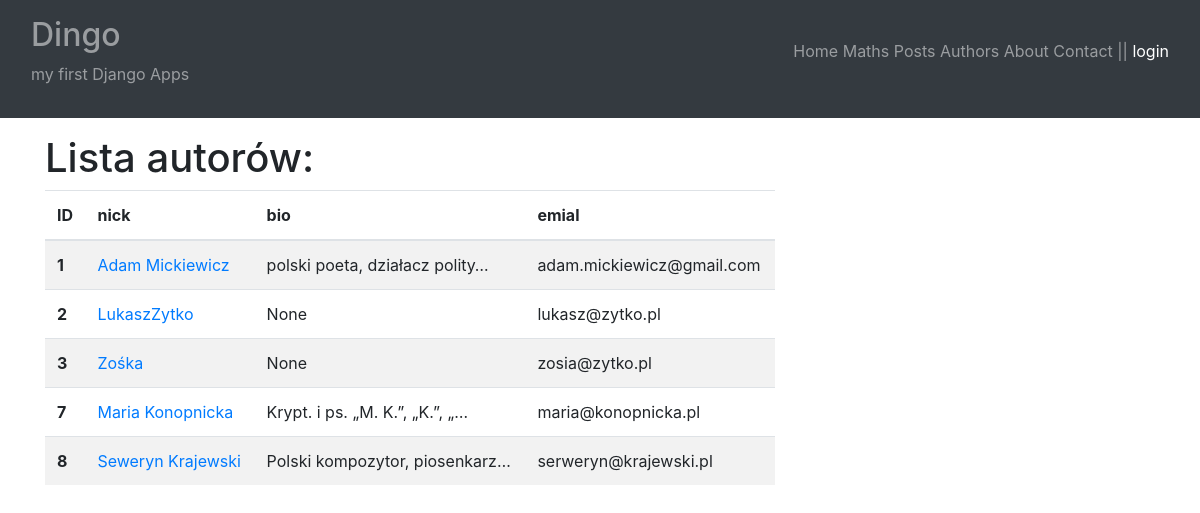
The app's page /blog/authors-list/, older data.
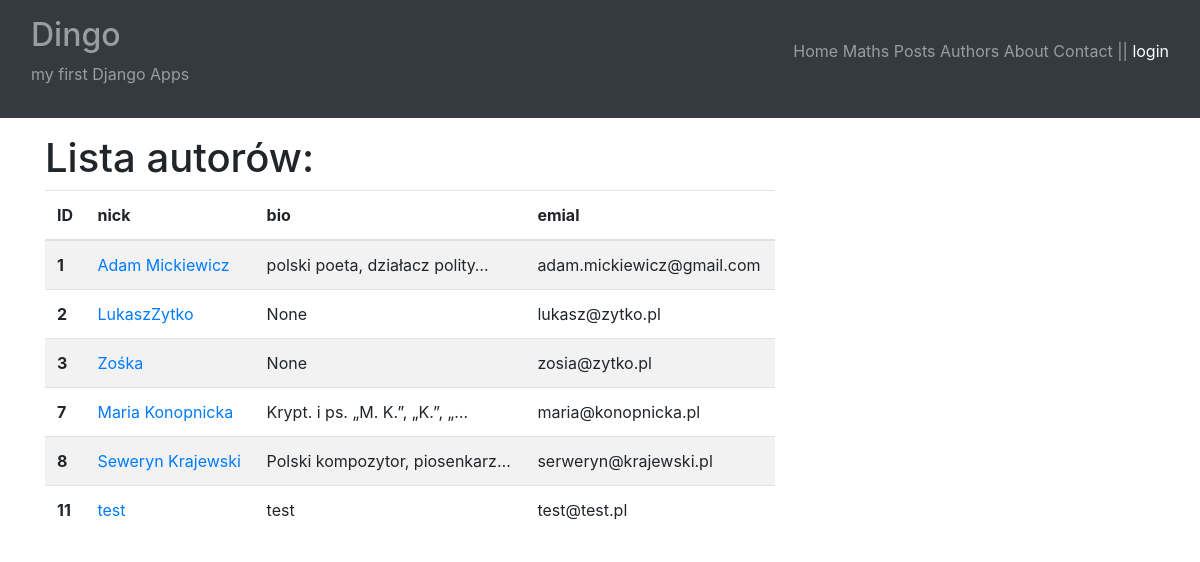
The same page, newer data.
### posts/models.py (models this page shows, shortened)
class Author(models.Model):
    nick = models.CharField(max_length=25, unique=True)
    bio = models.TextField(
        blank=True,
        null=True
    )
    email = models.EmailField()

### posts/views.py (the view, shortened to what this page needs)
# urls.py: path("authors-list/", authors_list, name="authors_list"),
def authors_list(request):
    author_form = AuthorForm()
    authors = Author.objects.all()
    return render(
        request=request,
        template_name="posts/authors_list.html",
        context={
            "authors": authors,
            "author_form": author_form
        }
    )

### posts/templates/posts/authors_list.html (shortened to what this page needs)
{% extends "main.html" %}
{% load bootstrap4 %}
{% block content %}
<div class="row">
    <div class="col-8">
        <h1>Lista autorów:</h1>
        <table class="table table-striped">
            <thead>
              <tr>
                <th scope="col">ID</th>
                <th scope="col">nick</th>
                <th scope="col">bio</th>
                <th scope="col">emial</th>
              </tr>
            </thead>
            <tbody>
                {% for a in authors %}
                    <tr>
                        <th scope="row">{{ a.id }}</th>
                        <td><a href="{% url 'blog:author_details' a.id %}">{{ a.nick }}</a></td>
                        <td>{{ a.bio|truncatechars:30 }}</td>
                        <td>{{ a.email }}</a></td>
                    </tr>
                {% endfor %}
            </tbody>
        </table>
    </div>
    <div class="col">
    </div>
</div>
{% endblock %}

Row changes from the older to the newer data that the page shows:
added Author: id "11", nick "test", bio "test", email "test@test.pl"
